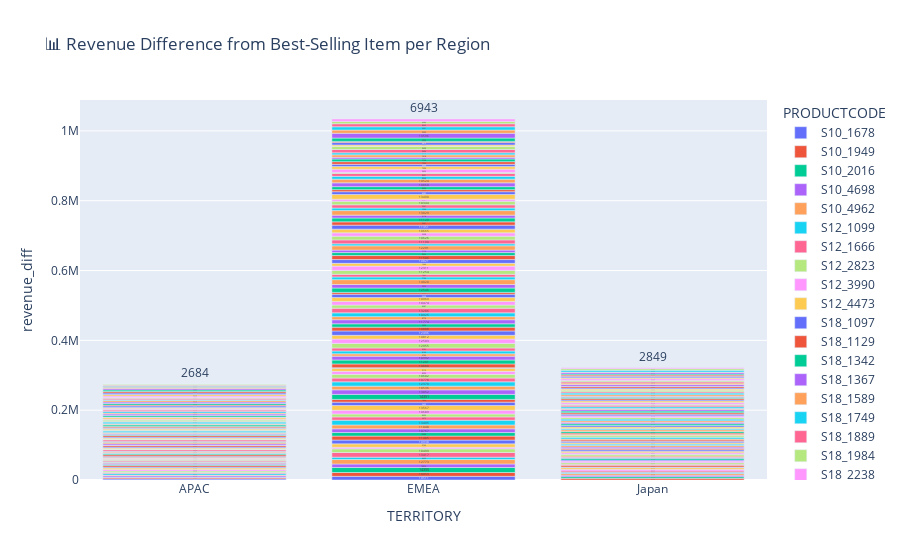

The code cell stored with this chart in its notebook:
### Markdown cell above
Q6 What is the difference between the revenue of each item and the revenue of the best-selling item in the same region?

### Code cell
# -----------------------------
# Pull relevant columns
# -----------------------------
conn = snowflake_conn()
query = """
SELECT 
    PRODUCTCODE,
    TOTAL_AMOUNT,
    TERRITORY
FROM TRANSACTIONS
"""
df = pd.read_sql(query, conn)
conn.close()

# -----------------------------
# Clean & convert
# -----------------------------
df['TOTAL_AMOUNT'] = pd.to_numeric(df['TOTAL_AMOUNT'], errors='coerce')
df['SALES_AMOUNT'] = df['TOTAL_AMOUNT'].apply(lambda x: x if x > 0 else 0)

# -----------------------------
# Aggregate total sales per product per region
# -----------------------------
sales_by_region = df.groupby(['TERRITORY', 'PRODUCTCODE']).agg(
    total_sales=('SALES_AMOUNT','sum')
).reset_index()

# -----------------------------
# Find the best-selling revenue per region
# -----------------------------
best_sales = sales_by_region.groupby('TERRITORY')['total_sales'].max().reset_index()
best_sales.rename(columns={'total_sales': 'best_sales_in_region'}, inplace=True)

# -----------------------------
# Merge to compute difference
# -----------------------------
sales_diff = sales_by_region.merge(best_sales, on='TERRITORY')
sales_diff['revenue_diff'] = sales_diff['best_sales_in_region'] - sales_diff['total_sales']

# -----------------------------
# Display
# -----------------------------
print("📊 Revenue Difference from Best-Selling Item per Region")
display(sales_diff.sort_values(['TERRITORY','revenue_diff']))

fig_diff = px.bar(sales_diff,
                  x='TERRITORY',
                  y='revenue_diff',
                  color='PRODUCTCODE',
                  title='📊 Revenue Difference from Best-Selling Item per Region',
                  text='revenue_diff')
fig_diff.show()
